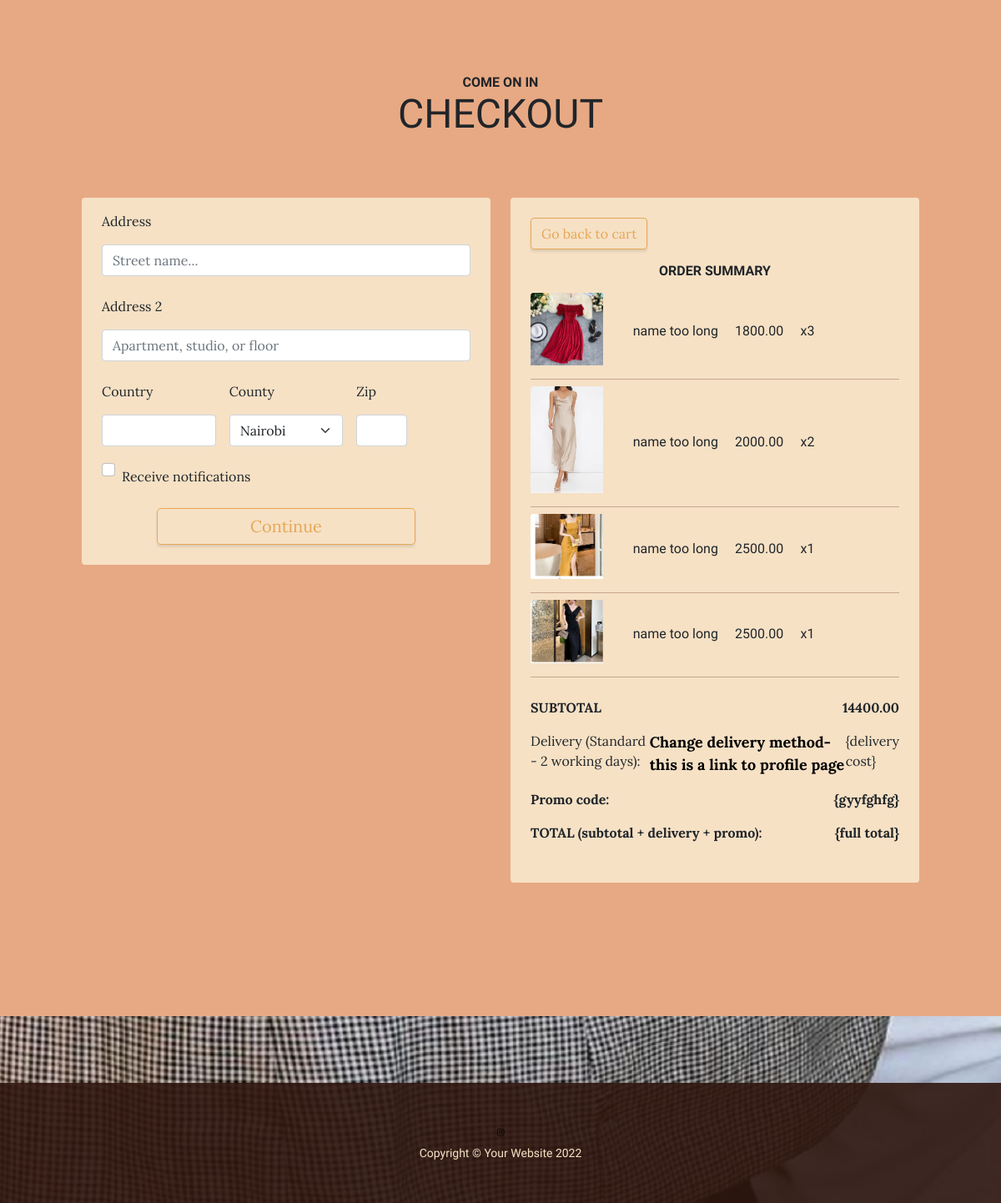
/checkout/ (signed in, lower part), run on an earlier commit of the app's database.
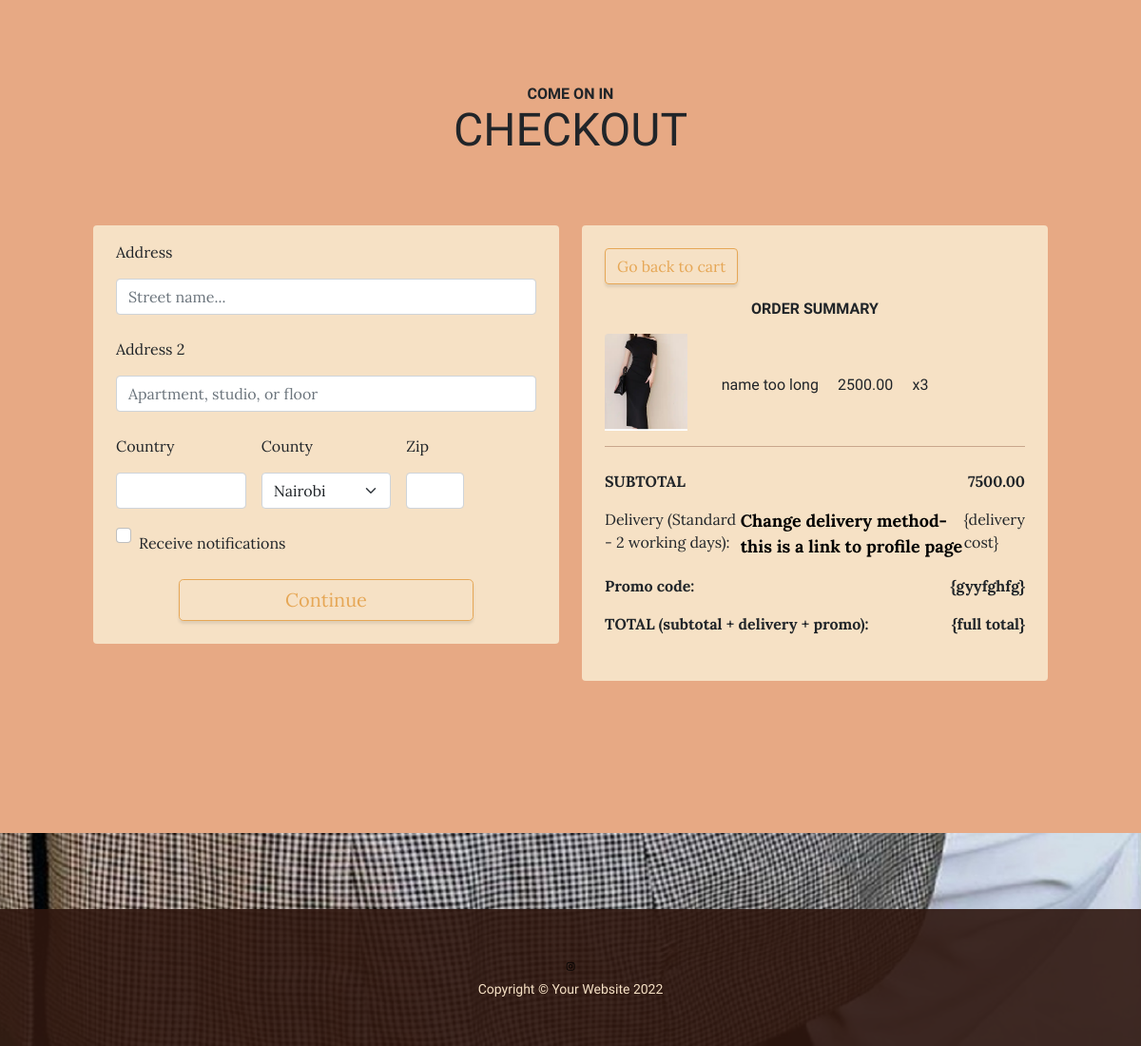
And on a later commit of the database.
### productManagement/models.py (models this page shows, shortened)
class OrderItem (models.Model): #This items represents items within the cart
    product = models.ForeignKey(Product, on_delete=models.SET_NULL, blank=True, null=True) #one to many relationship, 1 customer, can have multiple orders
    order = models.ForeignKey(Order, on_delete=models.SET_NULL, blank=True, null=True)
    quantity = models.IntegerField(default=0, null=True, blank=True) #number of products bought per order
    date_added = models.DateField(auto_now=True) #date we added an item to order
    @property
    def get_total(self):
        product_total = self.product.product_price * self.quantity
        return product_total
    class Meta:
        db_table='orderItem'

class Product(models.Model):
    product_id = models.IntegerField(primary_key=True)
    product_name = models.CharField(max_length = 350)
    product_image = models.ImageField(null=True, blank=True)
    product_price = models.FloatField() #sale price per product
    digital = models.BooleanField(default=False, null=True, blank=True) #ship product if its not digital, hence the default false
    product_tax = models.FloatField()
    stock = models.IntegerField() #automate? goods not sold/ in storage
    products_bought = models.IntegerField() #no of products bought,
    purchase_price = models.IntegerField()# amount used to purchase the products for sale
    class Meta:
        db_table='product'
    @property #help us access this as an attribute rather than as a model
    def product_imagesURL(self):
        try:
            url = self.product_image.url
        except:
            url = ''
        return url

class Order (models.Model): ##This basically represents the CART
    customer = models.ForeignKey(Customer, on_delete=models.CASCADE, blank=True, null=True) #one to many relationship, 1 customer, can have multiple orders
    order_id = models.IntegerField(primary_key=True, default=timezone)
    order_date = models.DateField(auto_now=True)
    complete = models.BooleanField(default=False) #if complete is false can continue adding items, changes status of cart is it same as order status??
    cost = models.FloatField(null=True, blank=True) # total quantity * product_price - discount
    @property
    def shipping(self):
        shipping = False
        orderitems= self.orderitem_set.all()
        for i in orderitems:
            if i.product.digital == False:
                shipping = True
        return shipping
    @property
    def get_cart_total(self):
        orderitems= self.orderitem_set.all()
        total = sum([item.get_total for item in orderitems])
        return total
    class Meta:
        db_table='order'

### productManagement/views.py (the view)
# urls.py: path('checkout/', pv.checkout, name = 'checkout'),
def checkout(request):
   if request.user.is_authenticated:
      customer = request.user.customer
      order, created = Order.objects.get_or_create(customer=customer, complete=False) #creating/quering an object
      items = order.orderitem_set.all()
   else: #if user isn't authenticated/hasn't logged in
      items = []
      order = {'get_cart_total': 0, 'get_cart_items':0, 'get_full_total': 0, 'shipping': False}
   context = {'items': items, 'order': order}
   return render(request, "productManagement/checkout.html", context)

### productManagement/templates/productManagement/checkout.html (shortened to what the changed rows need)
{% extends 'main/base.html' %}
{%load static %}
        {% block pagecontent %}
        <section class="page-section cta">
            <div class="container">
                <div class = "cta-inner">
                    <div class="row">
                        <h2 class="section-heading mb-5 text-center">
                            <span class="section-heading-upper">Come On In</span>
                            <span class="section-heading-lower">Checkout</span>
                        </h2>
                        <div class="col-lg-6 col-xl-6 my-4">
                            <div class ="bg-faded rounded p-4">
                                <a href="{% url "cart" %}" class="btn btn-outline-primary">Go back to cart</a>
                                <h2 class="section-heading my-3 text-center">
                                    <span class="section-heading-upper">Order Summary</span>
                                </h2>
                                {% for item in items %}
                                <div class = "d-sm-inline-block d-flex">
                                <div class="list-inline ms-0">
                                    <img class="img-fluid rounded list-inline-item w-25 pb-2 pe-4" src="{{item.product.product_imagesURL}}">
                                    <p class="list-inline-item pe-2">name too long</p>
                                    <p class="list-inline-item pe-2">{{item.product.product_price|floatformat:2}}</p>
                                    <p class="list-inline-item">x{{item.quantity}}</p>
                                </div>
                            </div>
                                <hr>
                            {% endfor%}
                            <ul class="list-unstyled my-4 text-start mx-auto">
                                <li class="list-unstyled-item d-flex mb-3 fw-bold">
                                    SUBTOTAL
                                    <span class="ms-auto">{{order.get_cart_total|floatformat:2}}</span>
                                </li>
                                <li class="list-unstyled-item d-flex mb-3">
                                    Delivery (Standard - 2 working days): <br> <a href = "#">Change delivery method-this is a link to profile page </a>
                                </li>
                                <li class="list-unstyled-item d-flex mb-3 fw-bold">
                                </li>
                                <li class="list-unstyled-item d-flex mb-3 fw-bold">
                                </li>
                            </ul>
                            </div>
                        </div>
                    </div>
                </div>
            </div>
        </section>
        {% endblock %}

What changed in the data, as far as the page shows it:
removed OrderItem: product.product_imagesURL (picture), product.product_price "1800.00", quantity "3"
removed OrderItem: product.product_imagesURL (picture), product.product_price "2000.00", quantity "2"
removed OrderItem: product.product_imagesURL (picture), product.product_price "2500.00", quantity "1"
removed OrderItem: product.product_imagesURL (picture), product.product_price "2500.00", quantity "1"
removed Order: get_cart_total "14400.00"
added OrderItem: product.product_imagesURL (picture), product.product_price "2500.00", quantity "3"
added Order: get_cart_total "7500.00"
